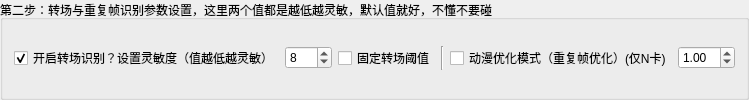
                 <widget class="QGroupBox" name="groupBox_2">
                  <property name="sizePolicy">
                   <sizepolicy hsizetype="Preferred" vsizetype="Minimum">
                    <horstretch>0</horstretch>
                    <verstretch>0</verstretch>
                   </sizepolicy>
                  </property>
                  <property name="title">
                   <string>第二步：转场与重复帧识别参数设置，这里两个值都是越低越灵敏，默认值就好，不懂不要碰</string>
                  </property>
                  <layout class="QGridLayout" name="gridLayout_13">
                   <item row="0" column="0">
                    <layout class="QGridLayout" name="gridLayout_15">
                     <item row="1" column="0">
                      <widget class="QCheckBox" name="ScedetChecker">
                       <property name="toolTip">
                        <string>&lt;html&gt;&lt;head/&gt;&lt;body&gt;&lt;p&gt;若不使用固定转场识别：&lt;/p&gt;&lt;p&gt;2D推荐值&lt;span style=&quot; font-weight:600;&quot;&gt;13&lt;/span&gt;&lt;/p&gt;&lt;p&gt;3D推荐值&lt;span style=&quot; font-weight:600;&quot;&gt;8&lt;/span&gt;&lt;/p&gt;&lt;p&gt;若使用固定转场识别(absdiff)：&lt;/p&gt;&lt;p&gt;大量静止画面（如非fps游戏录屏）&lt;span style=&quot; font-weight:600;&quot;&gt;推荐值10&lt;/span&gt;&lt;/p&gt;&lt;p&gt;大量运动画面&lt;span style=&quot; font-weight:600;&quot;&gt;推荐值10~30&lt;/span&gt;&lt;/p&gt;&lt;p&gt;&lt;span style=&quot; font-weight:600;&quot;&gt;2D动画推荐值10&lt;/span&gt;&lt;/p&gt;&lt;p&gt;其他场景&lt;span style=&quot; font-weight:600;&quot;&gt;推荐值10~30&lt;/span&gt;&lt;/p&gt;&lt;p&gt;&lt;span style=&quot; font-weight:600;&quot;&gt;推荐使用自动设置（不勾选固定转场识别）&lt;/span&gt;&lt;/p&gt;&lt;/body&gt;&lt;/html&gt;</string>
                       </property>
                       <property name="text">
                        <string>开启转场识别？设置灵敏度（值越低越灵敏）</string>
                       </property>
                       <property name="checked">
                        <bool>true</bool>
                       </property>
                      </widget>
                     </item>
                     <item row="1" column="3">
                      <widget class="Line" name="line">
                       <property name="orientation">
                        <enum>Qt::Vertical</enum>
                       </property>
                      </widget>
                     </item>
                     <item row="1" column="5">
                      <widget class="MyDoubleSpinBox" name="DupFramesTSelector">
                       <property name="toolTip">
                        <string>&lt;html&gt;&lt;head/&gt;&lt;body&gt;&lt;p&gt;值越低，去除的重复帧越少。&lt;/p&gt;&lt;p&gt;&lt;span style=&quot; font-weight:600;&quot;&gt;推荐值0.3~5.0&lt;/span&gt;&lt;/p&gt;&lt;/body&gt;&lt;/html&gt;</string>
                       </property>
                       <property name="minimum">
                        <double>0.010000000000000</double>
                       </property>
                       <property name="maximum">
                        <double>99.000000000000000</double>
                       </property>
                       <property name="value">
                        <double>1.000000000000000</double>
                       </property>
                      </widget>
                     </item>
                     <item row="1" column="1">
                      <widget class="MySpinBox" name="ScdetSelector">
                       <property name="enabled">
                        <bool>true</bool>
                       </property>
                       <property name="sizePolicy">
                        <sizepolicy hsizetype="Minimum" vsizetype="Fixed">
                         <horstretch>0</horstretch>
                         <verstretch>0</verstretch>
                        </sizepolicy>
                       </property>
                       <property name="toolTip">
                        <string>&lt;html&gt;&lt;head/&gt;&lt;body&gt;&lt;p&gt;若不使用固定转场识别：&lt;/p&gt;&lt;p&gt;2D推荐值&lt;span style=&quot; font-weight:600;&quot;&gt;13&lt;/span&gt;&lt;/p&gt;&lt;p&gt;3D推荐值&lt;span style=&quot; font-weight:600;&quot;&gt;8&lt;/span&gt;&lt;/p&gt;&lt;p&gt;若使用固定转场识别(absdiff)：&lt;/p&gt;&lt;p&gt;大量静止画面（如非fps游戏录屏）&lt;span style=&quot; font-weight:600;&quot;&gt;推荐值10&lt;/span&gt;&lt;/p&gt;&lt;p&gt;大量运动画面&lt;span style=&quot; font-weight:600;&quot;&gt;推荐值10~30&lt;/span&gt;&lt;/p&gt;&lt;p&gt;&lt;span style=&quot; font-weight:600;&quot;&gt;2D动画推荐值10&lt;/span&gt;&lt;/p&gt;&lt;p&gt;其他场景&lt;span style=&quot; font-weight:600;&quot;&gt;推荐值10~30&lt;/span&gt;&lt;/p&gt;&lt;p&gt;&lt;span style=&quot; font-weight:600;&quot;&gt;推荐使用自动设置（不勾选固定转场识别）&lt;/span&gt;&lt;/p&gt;&lt;/body&gt;&lt;/html&gt;</string>
                       </property>
                       <property name="minimum">
                        <number>1</number>
                       </property>
                       <property name="maximum">
                        <number>999</number>
                       </property>
                       <property name="value">
                        <number>8</number>
                       </property>
                      </widget>
                     </item>
                     <item row="1" column="4">
                      <widget class="QCheckBox" name="DupRmChecker">
                       <property name="toolTip">
                        <string>&lt;html&gt;&lt;head/&gt;&lt;body&gt;&lt;p&gt;值越低，去除的重复帧越少。&lt;/p&gt;&lt;p&gt;&lt;span style=&quot; font-weight:600;&quot;&gt;推荐值0.3~5.0&lt;/span&gt;&lt;/p&gt;&lt;p&gt;真人/3D实拍&lt;span style=&quot; font-weight:600;&quot;&gt;：建议值0.5&lt;/span&gt;&lt;/p&gt;&lt;p&gt;2D动画：&lt;span style=&quot; font-weight:600;&quot;&gt;建议值1.0~4.0&lt;/span&gt;&lt;/p&gt;&lt;/body&gt;&lt;/html&gt;</string>
                       </property>
                       <property name="text">
                        <string>动漫优化模式（重复帧优化）(仅N卡)</string>
                       </property>
                      </widget>
                     </item>
                     <item row="1" column="2">
                      <widget class="QCheckBox" name="UseFixedScdet">
                       <property name="toolTip">
                        <string>&lt;html&gt;&lt;head/&gt;&lt;body&gt;&lt;p&gt;若使用固定转场识别(absdiff)&lt;/p&gt;&lt;p&gt;大量静止画面（如非fps游戏录屏）&lt;span style=&quot; font-weight:600;&quot;&gt;推荐值10&lt;/span&gt;&lt;/p&gt;&lt;p&gt;大量运动画面&lt;span style=&quot; font-weight:600;&quot;&gt;推荐值10~30&lt;/span&gt;&lt;/p&gt;&lt;p&gt;&lt;span style=&quot; font-weight:600;&quot;&gt;2D动画推荐值10&lt;/span&gt;&lt;/p&gt;&lt;p&gt;其他场景&lt;span style=&quot; font-weight:600;&quot;&gt;推荐值10~30&lt;/span&gt;&lt;/p&gt;&lt;p&gt;若不使用固定转场识别则不用管，全自动的&lt;/p&gt;&lt;/body&gt;&lt;/html&gt;</string>
                       </property>
                       <property name="text">
                        <string>固定转场阈值</string>
                       </property>
                      </widget>
                     </item>
                    </layout>
                   </item>
                  </layout>
                 </widget>
